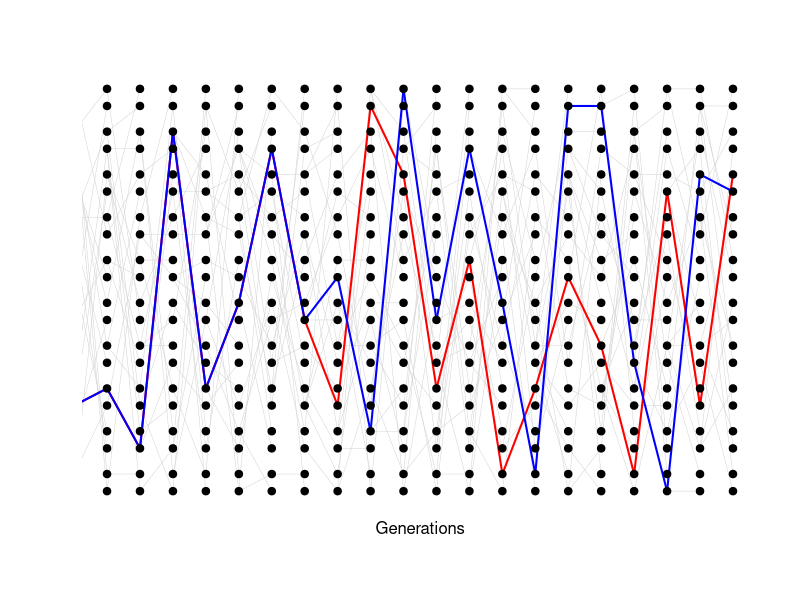

The R script that drew this image:
#Just copy this script to R, modify N, num.gens and n.iter

N<-10
offset<-0.2

###Track pairs
col.allele<-  c("red","blue")   #c("red","blue","purple") #
num.tracked<-2

#number of generations
num.gens<-20

#number of iterations
n.iter<-1
for(iter in 1:n.iter){
plot(c(1,num.gens),c(1,N),type="n",axes=FALSE,xlab="",ylab="")
mtext(side=1,line=1,"Generations")

track.this.allele<-vector("list", 2*N)

track.this.allele[sample(1:(2*N),num.tracked)]<-1:num.tracked

track.this.allele.next.gen<-vector("list", 2*N)

for(i in num.gens:1){
	
for(ind in 1:N){
	
		par<-sample(1:N,2,replace=FALSE)
		which.allele<-sample(c(-1,1),1)
		lines(c(i,i-1), c(ind-offset,par[1]+which.allele*offset),col="light grey",lwd=0.5)
		if(!is.null(track.this.allele[[2*ind-1]])){
			this.one<-2*par[1] +ifelse(which.allele==1,0,-1); 
			track.this.allele.next.gen[[this.one]]  <- c(track.this.allele.next.gen[[this.one]],track.this.allele[[2*ind-1]])
			}
			
		which.allele<-sample(c(-1,1),1)
		lines(c(i,i-1), c(ind+offset,par[2]+which.allele*offset),col="light grey",lwd=0.5)
		if(!is.null(track.this.allele[[2*ind]])){ 
					this.one<-2*par[2] +ifelse(which.allele==1,0,-1); 
			track.this.allele.next.gen[[ this.one]]  <- c(track.this.allele.next.gen[[this.one]],track.this.allele[[2*ind]])
			}
#		recover()
	}
	for(this.allele in 1:num.tracked){ 
		daughter<-which(sapply(track.this.allele,function(allele){any(allele==this.allele)}))
		parent<-which(sapply(track.this.allele.next.gen,function(allele){any(allele==this.allele)}))
		lines(c(i,i-1), c(ceiling(daughter/2)+offset* ifelse(daughter %% 2,-1,1) ,ceiling(parent/2) + offset*ifelse(parent %% 2,-1,1) ),col=col.allele[this.allele],lwd=2)
		}
		
	points(rep(i,N),1:N+offset, pch=19,cex=1)
	points(rep(i,N),1:N-offset, pch=19,cex=1)
	 track.this.allele<-track.this.allele.next.gen
	 track.this.allele.next.gen<-vector("list", 2*N)
	}
	}


